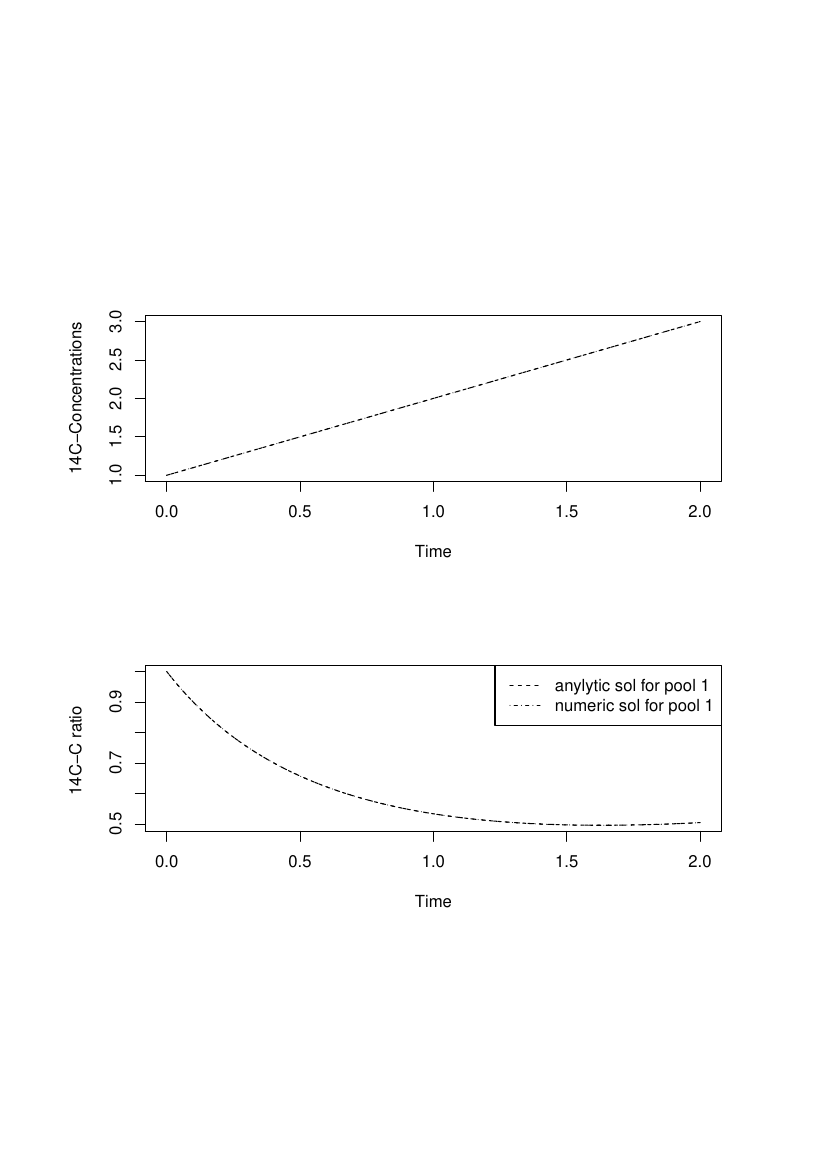

This chart was generated by the following R code:
#
# vim:set ff=unix expandtab ts=2 sw=2:
test.Conversion=function(){
   require(RUnit)
   t_start=0
   t_end=2
   tn=100
   tol=.02/tn
   print(tol)
   timestep=(t_end-t_start)/tn
   t=seq(t_start,t_end,timestep)
   th=5730
   A=new("DecompositionOperator",t_start,Inf,function(t){matrix(
     nrow=1,
     ncol=1,
     c(
        -log(2)/th
     )
   )})
   c0s=c(1)
   f0_Delta14C=SoilR.F0.new(1,format="Delta14C")
   f0_AFM=AbsoluteFractionModern(f0_Delta14C)
   inputrates=new("TimeMap",t_start,t_end,function(t){return(matrix(
     nrow=1,
     ncol=1,
     c(
        1
     )
   ))})
   f_D14C=function(t){0.5*t}
   Fc_D14C=new("FcAtm",t_start,t_end,f_D14C,format="Delta14C")
   Fc_AFM=AbsoluteFractionModern(Fc_D14C)
   k=log(0.5)/th
   
   mod_D14C=GeneralModel_14(
    t,
    A,
    c0s,
    f0_Delta14C,
   inputrates,
   Fc_D14C,
   k,
   deSolve.lsoda.wrapper
   )
   mod_AFM=GeneralModel_14(
    t,
    A,
    c0s,
    f0_AFM,
   inputrates,
   Fc_AFM,
   k,
   deSolve.lsoda.wrapper
   )
   C14_D14C=getC14(mod_D14C) 
   C14_AFM=getC14(mod_D14C) 
   F14_AFM=getF14(mod_AFM) 
   F14_D14C=getF14(mod_D14C) 
   Yode=getC(mod_D14C) 
   Rode=getReleaseFlux(mod_D14C) 
#begin plots 
   lt1=2
   lt2=4
   pdf(file="runit.test.Conversion.pdf",paper="a4")
   m=matrix(c(1,2),2,1,byrow=TRUE)
   layout(m)
   ###C14###
   plot(t,C14_AFM[,1],type="l",lty=lt1,col=1,ylab="14C-Concentrations",xlab="Time",ylim=c(min(C14_AFM),max(C14_AFM)))
   lines(t,C14_D14C[,1],type="l",lty=lt2,col=1)
   ###F14###
   plot(t,F14_AFM[,1],type="l",lty=lt1,col=1,ylab="14C-C ratio ",xlab="Time",ylim=c(min(F14_AFM,F14_D14C),max(F14_AFM,F14_D14C)))
   lines(t,F14_D14C[,1],type="l",lty=lt2,col=1)
   legend(
   "topright",
     c(
     "anylytic sol for pool 1",
     "numeric sol for pool 1"
     ),
     lty=c(lt1,lt2),
     col=c(1,1)
   )
   dev.off()
# end plots 
# begin checks 
   tol=.02*max(C14_AFM)/tn
   checkEquals(
    C14_AFM,
    C14_D14C,
    "compare solution for 14C-Content computed with atmospheric C14 fractopm input data against the same Problem with input in AbsoluteFractionModern",
    tolerance = tol,
   )
   checkEquals(
    F14_AFM,
    F14_D14C,
    "compare solution for F14 fraction computed from atmospheric C14 fraction input data against the same Problem with input in AbsoluteFractionModern",
    tolerance = tol,
   )

 }
